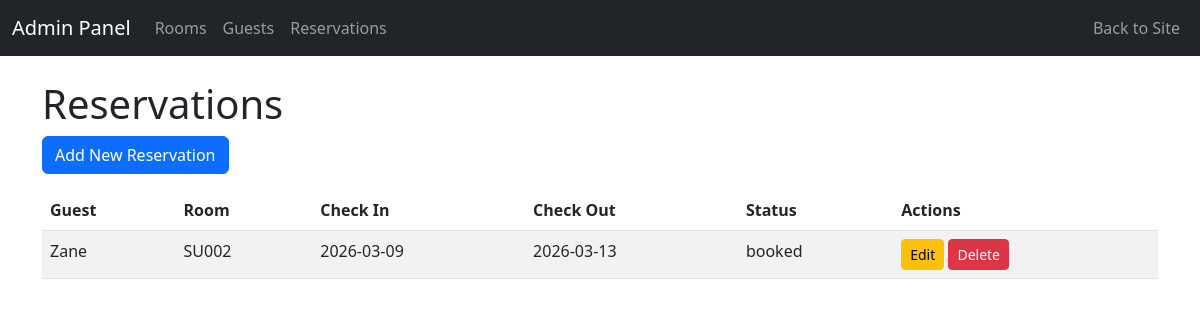
Page /admin/reservations on the earlier database version.
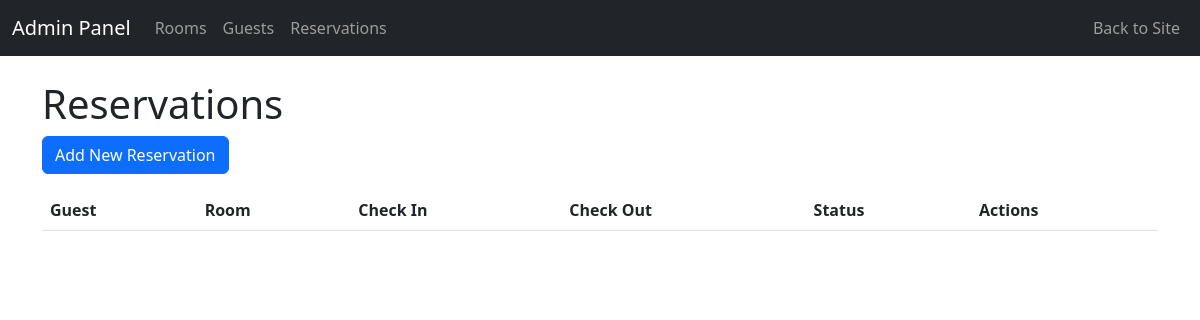
Same page on the later database version.
### backend.py (models this page shows, shortened)
class Reservation(db.Model):
    reservation_id = db.Column(db.Integer, primary_key=True)
    guest_id = db.Column(db.Integer, db.ForeignKey('guest.guest_id'))
    room_id = db.Column(db.Integer, db.ForeignKey('room.room_id'))
    check_in_date = db.Column(db.Date, nullable=False)
    check_out_date = db.Column(db.Date, nullable=False)
    status = db.Column(db.String(20), default='booked')
    created_at = db.Column(db.DateTime, default=lambda: datetime.now(timezone.utc))
    guest = db.relationship('Guest', backref='reservations')
    room = db.relationship('Room', backref='reservations')

class Guest(db.Model, UserMixin):
    guest_id = db.Column(db.Integer, primary_key=True)
    name = db.Column(db.String(100), nullable=False)
    phone = db.Column(db.String(20))
    email = db.Column(db.String(120), unique=True, nullable=False)
    password_hash = db.Column(db.String(128))
    created_at = db.Column(db.DateTime, default=lambda: datetime.now(timezone.utc))

class Room(db.Model):
    room_id = db.Column(db.Integer, primary_key=True)
    room_number = db.Column(db.String(10), unique=True, nullable=False)
    room_type = db.Column(db.String(30), nullable=False)
    rate = db.Column(db.Numeric(10,2), nullable=False)
    status = db.Column(db.String(20), default='available')

### backend.py (the view)
@app.route('/admin/reservations')
def admin_reservations():
    reservations = Reservation.query.all()
    return render_template('admin_reservations.html', reservations=reservations)

### templates/admin_reservations.html (shortened to what this page needs)
{% extends "admin_base.html" %}
{% block content %}
<h1>Reservations</h1>
<a href="{{ url_for('admin_reservations_new') }}" class="btn btn-primary mb-3">Add New Reservation</a>
<table class="table table-striped">
    <thead>
        <tr>
            <th>Guest</th>
            <th>Room</th>
            <th>Check In</th>
            <th>Check Out</th>
            <th>Status</th>
            <th>Actions</th>
        </tr>
    </thead>
    <tbody>
        {% for reservation in reservations %}
        <tr>
            <td>{{ reservation.guest.name }}</td>
            <td>{{ reservation.room.room_number }}</td>
            <td>{{ reservation.check_in_date }}</td>
            <td>{{ reservation.check_out_date }}</td>
            <td>{{ reservation.status }}</td>
            <td>
                <a href="{{ url_for('admin_reservations_edit', reservation_id=reservation.reservation_id) }}" class="btn btn-sm btn-warning">Edit</a>
                <form method="post" action="{{ url_for('admin_reservations_delete', reservation_id=reservation.reservation_id) }}" style="display:inline;" onsubmit="return confirm('Are you sure?')">
                    <button type="submit" class="btn btn-sm btn-danger">Delete</button>
                </form>
            </td>
        </tr>
        {% endfor %}
    </tbody>
</table>
{% endblock %}

Differences in the rows shown:
removed Reservation: guest.name "Zane", room.room_number "SU002", check_in_date "2026-03-09", check_out_date "2026-03-13", status "booked"
